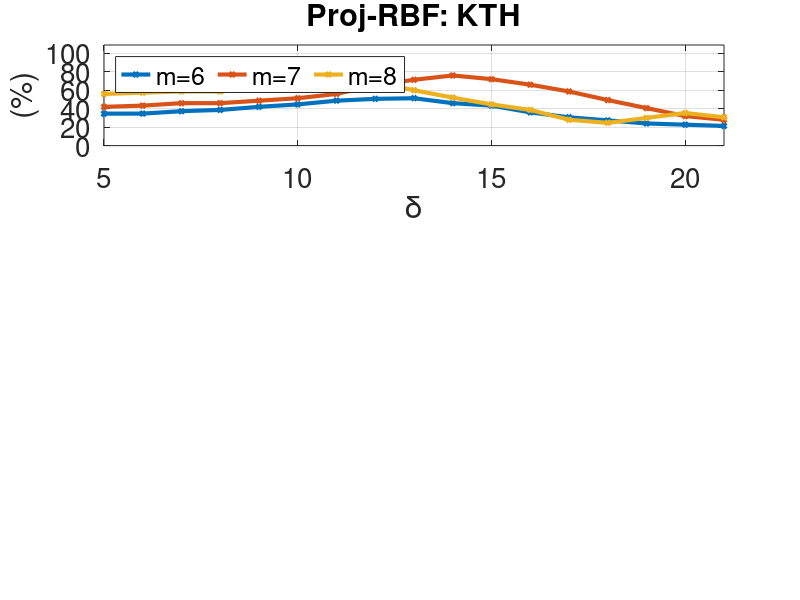

Source code (MATLAB): (Note: this script raises an error after producing the figure.)
%KTH**************************************************************** 
load('./kth/dim_14/kernels/projRBF_all_p_delta_performance.mat');
%Doing only for p=6:8
all_p_mat = zeros(length(delta(20:end)), 3);
k=1;
for i=6:8
  all_p_mat(:,k) = all_p{i}(20:end);
  k = k+1;
end

%max_projRBF = max(max(all_p_mat));
subplot(311)
line1=plot(delta(20:end),all_p_mat, '-d','LineWidth',3,'MarkerSize',3);
title('Proj-RBF: KTH','FontSize',20);
xlim([5, max(delta)]);
ylim([0, 109]);
ylabel('(%)','FontSize',20)
xlabel('\delta','FontSize',20)
set(gca,'FontSize',20);
legend( 'm=6', 'm=7', 'm=8', 'Location','northwest', 'orientation','horizontal');
grid

% UCF**************************************************************** 
%figure()
load('./ucf_sports/dim_14/classification/3-kernels/projRBF_all_p_delta_performance.mat');
%Doing only for p=6:8
%all_p_mat = zeros( length(delta), length(all_p) );
all_p_mat = zeros( length(delta(15:31)), 3 );
k=1;
for i=2:4
  all_p_mat(:,k) = all_p{i}(15:31);
  k = k+1;
end

%max_projRBF = max(max(all_p_mat));
subplot(312)
line1=plot(delta(15:31),all_p_mat, '-d','LineWidth',3,'MarkerSize',3);
title('Proj-RBF: UCF','FontSize',20);
xlim([0, 16]);
%ylim([0, 90]);
ylabel('(%)','FontSize',20)
xlabel('\delta','FontSize',20)
set(gca,'FontSize',20);
legend( 'm=2', 'm=3', 'm=4', 'Location','northwest', 'orientation','horizontal');
grid

% UT-Tower**************************************************************** 
load('./ut_tower/classification/3-kernels/projRBF_all_p_delta_performance.mat');
%Doing only for p=6:8
%all_p_mat = zeros( length(delta), length(all_p) );
all_p_mat = zeros( length(delta(8:18)), 3 );
k=1;


%for i=1:length(all_p)
for i=2:4
  all_p_mat(:,k) = all_p{i}(8:18);
  k = k+1;
end

subplot(313)
%plot (delta,all_p_mat,'-d','LineWidth',3,'MarkerSize',3);
plot (delta(8:18),all_p_mat,'-d','LineWidth',3,'MarkerSize',3);
%max_projRBF = max(max(all_p_mat));
%subplot(212)
%line1=plot(delta(15:31),all_p_mat, '-d','LineWidth',3,'MarkerSize',3);
title('Proj-RBF: UT','FontSize',20);
xlim([0, 20]);
ylim([0, 100]);
ylabel('(%)','FontSize',20)
xlabel('\delta','FontSize',20)
set(gca,'FontSize',20);
legend( 'm=2', 'm=3', 'm=4', 'Location','northwest', 'orientation','horizontal');
grid

%Home
%print('/media/johanna/HD1T/latex-svn/wacv_2016_b/v7/images/experiments/Proj-RBF_kth_ucf','-dpng','-r300');
%Nicta
%print('/home/johanna/latex-svn/wacv_2016_b/v3/images/experiments_kth/Proj-RBF_kth','-dpng','-r300');










